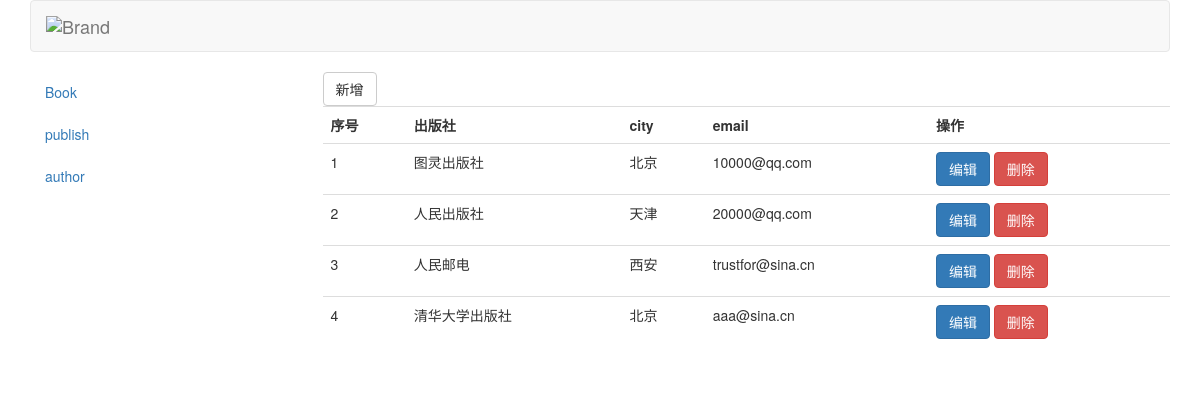
Screenshot of /publish/ with the database file from the repository.
### app01/models.py (models this page shows)
class Publish(models.Model):
    nid = models.AutoField(primary_key=True)
    name = models.CharField(max_length=32)
    city = models.CharField(max_length=32)
    email = models.EmailField()

### app01/views.py (the view)
# urls.py: re_path(r'publish/$',views.publish),
def publish(request):
    res = Publish.objects.all()
    return render(request, 'publish.html', {"publish_list": res})

### templates/publish.html
{% extends 'base.html' %}
{% block con %}
    <a  class="btn btn-default" href="/publish/add/">新增</a>
    <table class="table">
        <tr>
            <th>序号</th>
            <th>出版社</th>
            <th>city</th>
            <th>email</th>
            <th>操作</th>
        </tr>
        {% for publish in publish_list %}
            <tr>
                <td>{{ forloop.counter }}</td>
                <td>{{ publish.name }}</td>
                <td>{{ publish.city }}</td>
                <td>{{ publish.email }}</td>
                <td>
                     <a class="btn btn-primary" href="/publish/{{ publish.nid }}/edit/">编辑</a>
                     <a class="btn btn-danger" href="/publish/{{ publish.nid }}/del/">删除</a>
                </td>
            </tr>
        {% endfor %}
    </table>
{% endblock %}

### rows the page displays
Publish: name "图灵出版社", city "北京", email "10000@qq.com"
Publish: name "人民出版社", city "天津", email "20000@qq.com"
Publish: name "人民邮电", city "西安", email "trustfor@sina.cn"
Publish: name "清华大学出版社", city "北京", email "aaa@sina.cn"
